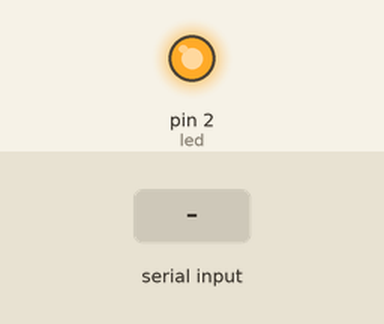
Simulated run of this sketch. Board: Arduino Uno, built with avr-gcc and run on an emulated ATmega328P. Parts: output pins drawn as LEDs (lit = HIGH). The inputs (shaded band) are chosen by the test bench.

Above: at 2.7 s.
2.8 s: "t" received over Serial
At 4.1 s:
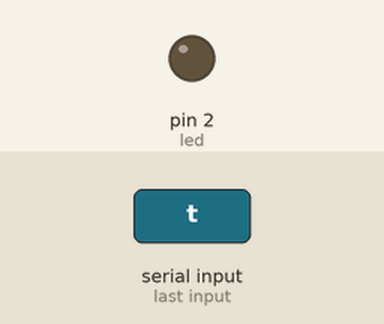
5.3 s: "l" received over Serial
At 7.3 s:
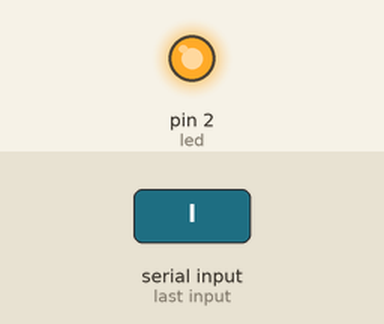
Timing chart, 0 to 39.5 s (numbered marks = the images above; inputs shaded):
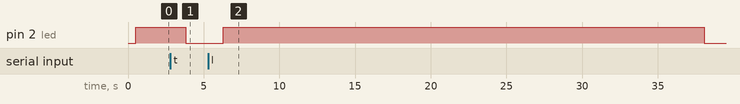

Measured:
- after the input at 2.8 s, pin 2 (led): HIGH → LOW after 1.0 s
- after the input at 5.3 s, pin 2 (led): LOW → HIGH after 1.0 s instead of 30.3 s

The sketch:

fishtnkOwl_proto.ino
```cpp
const int input1 = 8; // GPIO 3
const int input2 = 9; // GPIO 5
const int led = 2; // LED out
const int test = 13; // Testing "alive" light

const long intervals = 1000; // one second
int timer = 0;

String inputString = "";
bool stringComplete = false;

bool lightState = false;
long counter = millis();

void setup() {
  pinMode(led, OUTPUT);
  Serial.begin(9600);
}

void loop() {
  serialDone();
  lightLoop();
}

void light(bool state,long _timer) {
  counter = millis();
  timer = _timer;
  lightState = state;
}

void lightLoop() {
 int time = millis() - counter;
   if(millis() - counter > timer ) {

     int val;
     if(lightState) val = map(time, 1000, 0, 0, 255);
     else val = map(time, 1000, 0, 255, 0);
     analogWrite(led, val);

   }  else {

     if(lightState) analogWrite(led, 255);
     else analogWrite(led, 0);

   }
}


void serialDone() {
  if (stringComplete) {
    Serial.println(inputString);

    switch(inputString[0]) {
     case 't':
       if(lightState)
         light(true, 1000); break;
     case 'l':
       if(!lightState)

     default:
        break;
    }
    inputString = "";
    stringComplete = false;
  }
}

void serialEvent() {
  while (Serial.available()) {
    char inChar = (char)Serial.read();
    inputString += inChar;

    switch(inChar) {
     case 't':
       light(true, 1000); break;
     case 'l':
       light(false, 1000); break;
     default:
        break;
    }
    if (inChar == 'n') {
      stringComplete = true;
    }
  }
}
```
